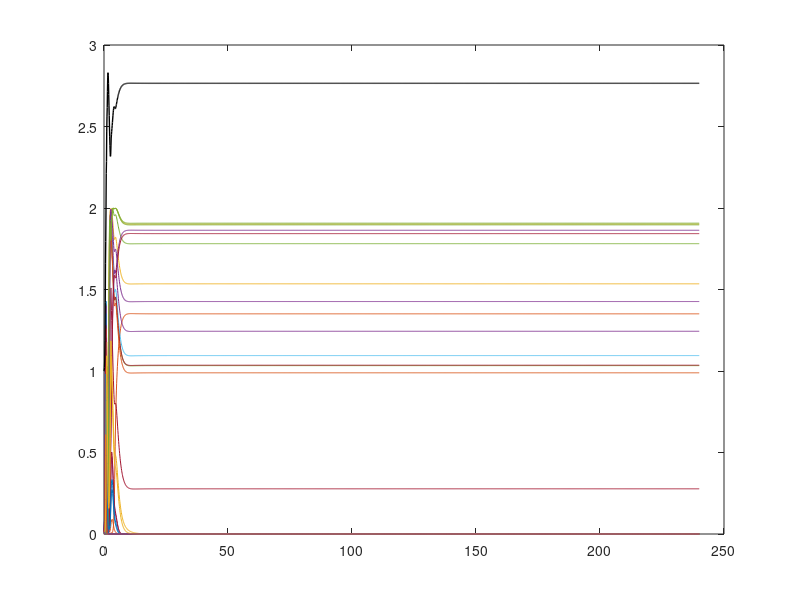

Write the MATLAB code that produced this figure.
% script: continuous_pH_model

S = 60;
b1 = 20*(rand(S,1)-1/2); % 3; 
b2 = 1; % b1/3; 
pc = 0.6; sig2 = 1;
K = 1;
al = 5;
fl = 1; % stabilize p
p_opt_vec = 1.4*ones(S,1) + 1*randn(S,1);
lam = 1e-5;

Gamma_p = @(p,p_opt,pc,sig2) ...
   1 - (1-exp(-(p-p_opt).^2/2./sig2))./( 1-exp(-pc^2/2./sig2) );
dn_dt_p = @(n,p,al,K,p_opt_vec,pc,sig2,lam) ...
  al*n.*(1 - n/K + Gamma_p(p,p_opt_vec,pc,sig2)) + lam;
dp_dt = @(n,p,b1,b2,al,K,p_opt_vec,pc,sig2,fl) ...
  al/S*sum( b1.*dn_dt_p(n,p,al,K,p_opt_vec,pc,sig2,lam).*...
   (dn_dt_p(n,p,al,K,p_opt_vec,pc,sig2,lam)>0) ) + al/S*b2*sum(n) - fl*(p-1);


dnp_dt = @(t,np) ...
   [(dn_dt_p(np(1:S),np(S+1),al,K,p_opt_vec,pc,sig2,lam));...
   dp_dt(np(1:S),np(S+1),b1,b2,al,K,p_opt_vec,pc,sig2,fl)];
options = odeset('AbsTol',1e-12,'RelTol',1e-12);

n0 = rand(S,1); n0 = n0/sum(n0) * K/2;
np0 = [n0 ; 1];
[T_now,NPt_now] = ode45(dnp_dt,0:0.1:240,np0,options);
plot(T_now,NPt_now(:,1:S)), hold on
plot(T_now,NPt_now(:,end),'k','LineWidth',1), hold off